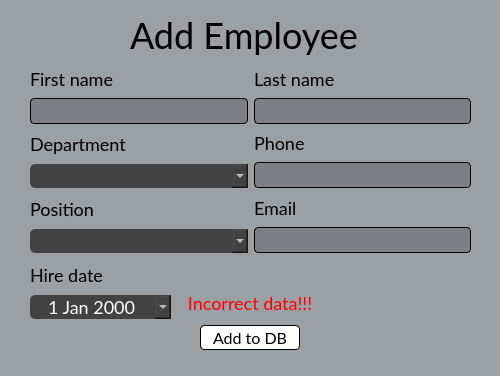
<?xml version="1.0" encoding="UTF-8"?>
<ui version="4.0">
 <class>InsertEmployeeDialog</class>
 <widget class="QWidget" name="InsertEmployeeDialog">
  <property name="geometry">
   <rect>
    <x>0</x>
    <y>0</y>
    <width>500</width>
    <height>376</height>
   </rect>
  </property>
  <property name="windowTitle">
   <string>Form</string>
  </property>
  <property name="styleSheet">
   <string notr="true">background-color:rgb(155,160, 165);
font-family:Lato, Arial, Consolas;
color:black;
font-size:18px;</string>
  </property>
  <widget class="QLabel" name="header_label">
   <property name="geometry">
    <rect>
     <x>130</x>
     <y>10</y>
     <width>240</width>
     <height>50</height>
    </rect>
   </property>
   <property name="font">
    <font>
     <family>Lato</family>
     <pointsize>-1</pointsize>
    </font>
   </property>
   <property name="styleSheet">
    <string notr="true">background-color:transparent;
font-size:36px;</string>
   </property>
   <property name="text">
    <string>Add Employee</string>
   </property>
  </widget>
  <widget class="QPushButton" name="confirm_addition">
   <property name="geometry">
    <rect>
     <x>200</x>
     <y>325</y>
     <width>100</width>
     <height>25</height>
    </rect>
   </property>
   <property name="styleSheet">
    <string notr="true">QPushButton{
color:black;
background-color:white;
border:1px solid black;
border-radius:4px;
font-size:16px;
}
QPushButton:hover{
	background-color:rgb(200, 200, 200);
}</string>
   </property>
   <property name="text">
    <string>Add to DB</string>
   </property>
  </widget>
  <widget class="QLabel" name="incorrect_data_label">
   <property name="geometry">
    <rect>
     <x>0</x>
     <y>290</y>
     <width>500</width>
     <height>25</height>
    </rect>
   </property>
   <property name="styleSheet">
    <string notr="true">color:red;
font-family:Lato, Arial, Consolas;
font-size:18px;
background-color:transparent;
</string>
   </property>
   <property name="text">
    <string>Incorrect data!!!</string>
   </property>
   <property name="alignment">
    <set>Qt::AlignmentFlag::AlignCenter</set>
   </property>
  </widget>
  <widget class="QWidget" name="layoutWidget">
   <property name="geometry">
    <rect>
     <x>30</x>
     <y>65</y>
     <width>441</width>
     <height>188</height>
    </rect>
   </property>
   <layout class="QGridLayout" name="gridLayout">
    <item row="0" column="0">
     <layout class="QVBoxLayout" name="verticalLayout">
      <item>
       <widget class="QLabel" name="fname_label">
        <property name="font">
         <font>
          <family>Lato</family>
          <pointsize>-1</pointsize>
         </font>
        </property>
        <property name="text">
         <string>First name</string>
        </property>
       </widget>
      </item>
      <item>
       <widget class="QLineEdit" name="first_name_lineEdit">
        <property name="styleSheet">
         <string notr="true">background-color:rgba(0, 0, 0, 0.2);
color:black;
font-family:Lato, Consolas;
font-size:18px;
border-radius:4px;
border:1px solid black;
padding-left:4px;</string>
        </property>
       </widget>
      </item>
     </layout>
    </item>
    <item row="0" column="1">
     <layout class="QVBoxLayout" name="verticalLayout_2">
      <item>
       <widget class="QLabel" name="lname_label">
        <property name="minimumSize">
         <size>
          <width>215</width>
          <height>0</height>
         </size>
        </property>
        <property name="font">
         <font>
          <family>Lato</family>
          <pointsize>-1</pointsize>
         </font>
        </property>
        <property name="text">
         <string>Last name</string>
        </property>
       </widget>
      </item>
      <item>
       <widget class="QLineEdit" name="last_name_lineEdit">
        <property name="minimumSize">
         <size>
          <width>215</width>
          <height>0</height>
         </size>
        </property>
        <property name="styleSheet">
         <string notr="true">background-color:rgba(0, 0, 0, 0.2);
color:black;
font-family:Lato, Consolas;
font-size:18px;
border-radius:4px;
border:1px solid black;
padding-left:4px;</string>
        </property>
       </widget>
      </item>
     </layout>
    </item>
    <item row="1" column="0">
     <layout class="QVBoxLayout" name="verticalLayout_5">
      <item>
       <widget class="QLabel" name="department_label">
        <property name="font">
         <font>
          <family>Lato</family>
          <pointsize>-1</pointsize>
         </font>
        </property>
        <property name="text">
         <string>Department</string>
        </property>
       </widget>
      </item>
      <item>
       <widget class="QComboBox" name="department_comboBox">
        <property name="styleSheet">
         <string notr="true">background-color:#424242;
border:none;
font-size:18px;
color:white;
padding-left:6px;
border-radius:5px;</string>
        </property>
       </widget>
      </item>
     </layout>
    </item>
    <item row="1" column="1">
     <layout class="QVBoxLayout" name="verticalLayout_3">
      <item>
       <widget class="QLabel" name="phone_label">
        <property name="minimumSize">
         <size>
          <width>215</width>
          <height>0</height>
         </size>
        </property>
        <property name="font">
         <font>
          <family>Lato</family>
          <pointsize>-1</pointsize>
         </font>
        </property>
        <property name="text">
         <string>Phone</string>
        </property>
       </widget>
      </item>
      <item>
       <widget class="QLineEdit" name="phone_lineEdit">
        <property name="minimumSize">
         <size>
          <width>215</width>
          <height>0</height>
         </size>
        </property>
        <property name="styleSheet">
         <string notr="true">background-color:rgba(0, 0, 0, 0.2);
color:black;
font-family:Lato, Consolas;
font-size:18px;
border-radius:4px;
border:1px solid black;
padding-left:4px;</string>
        </property>
       </widget>
      </item>
     </layout>
    </item>
    <item row="2" column="0">
     <layout class="QVBoxLayout" name="verticalLayout_6">
      <item>
       <widget class="QLabel" name="position_label">
        <property name="font">
         <font>
          <family>Lato</family>
          <pointsize>-1</pointsize>
         </font>
        </property>
        <property name="text">
         <string>Position</string>
        </property>
       </widget>
      </item>
      <item>
       <widget class="QComboBox" name="position_comboBox">
        <property name="styleSheet">
         <string notr="true">background-color:#424242;
border:none;
font-size:18px;
color:white;
padding-left:6px;
border-radius:5px;</string>
        </property>
       </widget>
      </item>
     </layout>
    </item>
    <item row="2" column="1">
     <layout class="QVBoxLayout" name="verticalLayout_4">
      <item>
       <widget class="QLabel" name="email_label">
        <property name="minimumSize">
         <size>
          <width>215</width>
          <height>0</height>
         </size>
        </property>
        <property name="font">
         <font>
          <family>Lato</family>
          <pointsize>-1</pointsize>
         </font>
        </property>
        <property name="text">
         <string>Email</string>
        </property>
       </widget>
      </item>
      <item>
       <widget class="QLineEdit" name="email_lineEdit">
        <property name="minimumSize">
         <size>
          <width>215</width>
          <height>0</height>
         </size>
        </property>
        <property name="styleSheet">
         <string notr="true">background-color:rgba(0, 0, 0, 0.2);
color:black;
font-family:Lato, Consolas;
font-size:18px;
border-radius:4px;
border:1px solid black;
padding-left:4px;</string>
        </property>
       </widget>
      </item>
     </layout>
    </item>
   </layout>
  </widget>
  <widget class="QWidget" name="layoutWidget">
   <property name="geometry">
    <rect>
     <x>30</x>
     <y>260</y>
     <width>141</width>
     <height>59</height>
    </rect>
   </property>
   <layout class="QVBoxLayout" name="verticalLayout_7">
    <item>
     <widget class="QLabel" name="hire_date_label">
      <property name="font">
       <font>
        <family>Lato</family>
        <pointsize>-1</pointsize>
       </font>
      </property>
      <property name="text">
       <string>Hire date</string>
      </property>
     </widget>
    </item>
    <item>
     <widget class="QDateEdit" name="hire_date_dateEdit">
      <property name="styleSheet">
       <string notr="true">background-color:#424242;
border:none;
font-size:18px;
color:white;
border-radius:5px;</string>
      </property>
      <property name="alignment">
       <set>Qt::AlignmentFlag::AlignCenter</set>
      </property>
      <property name="calendarPopup">
       <bool>true</bool>
      </property>
     </widget>
    </item>
   </layout>
  </widget>
 </widget>
 <resources/>
 <connections/>
</ui>
